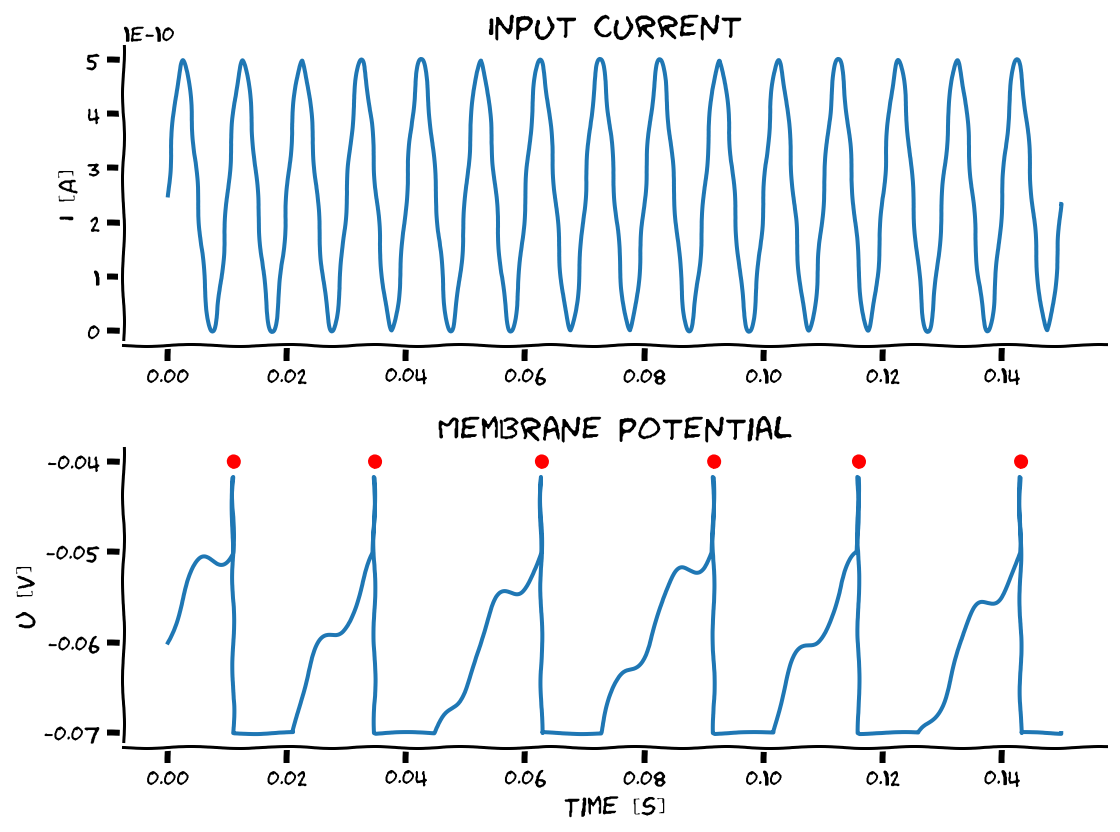

This figure's Python source:
# Solution to ex 4
def LIF(input_current,t,  tau= 20e-3 , urest= -60e-3 , r= 100e6, ureset = -70e-3 \
               ,theta = -50e-3, t_ref = 10e-3 ): 
    """
    Authors : Antoine de Comite and Florence Blondiaux
    Simulate the LIF model in response to an external input current

    Args:
      input_current   : Vector containing the input current [A].
      t               : Vector containing the discretized time points [s]
      tau             : Membrane time constant. Default value: 20e-3 [s]
      urest           : Leak potential. Default value: -60e-3 [V]
      r               : Leak resistance. Default value: 100e6 [Ohm]
      ureset          : Reset potential. Default value: -70e-3[V]
      theta           : Firing threashold. Default value: -50e-3 [V]
      t_ref           : Refractory period. Default value: 10e-3 [S]
    Returns:
      u               : membrane potential [V]
      ts              : spike times [s]
    """
    u = np.zeros_like(input_current)
    ts = []
    dt = t[1]-t[0]
    S = np.zeros_like(input_current)
    u[0]=urest
    t_wait = 0
    for step in range(0,len(input_current)-1):
        if u[step] > theta:
            u[step]= theta / 1.2
            u[step+1] = ureset
            t_wait = t_ref/dt
            ts.append((step+1)*dt)
        elif t_wait >0:
            u[step +1] = ureset
            t_wait -=1
        else:
            u[step+1]=u[step] -dt/tau * (u[step]-urest) + r*dt/tau * input_current[step]
    return u, ts

t_max = 150e-3   # second
dt = .1e-3        # second
t_range = np.arange(0,t_max,dt)
input_current = syn_in(t_range)
u,ts = LIF(input_current, t_range)


fig, axs = plt.subplots(2)
axs[0].plot(t_range,input_current)
axs[0].set(title = "Input current", ylabel = "I [A]")
axs[1].plot(t_range,u)
axs[1].plot(ts,np.ones(len(ts))*-50e-3/1.2,'r.',markersize=12)
axs[1].set(title = "Membrane potential", ylabel = "u [V]", xlabel= "Time [S]")
plt.show()
